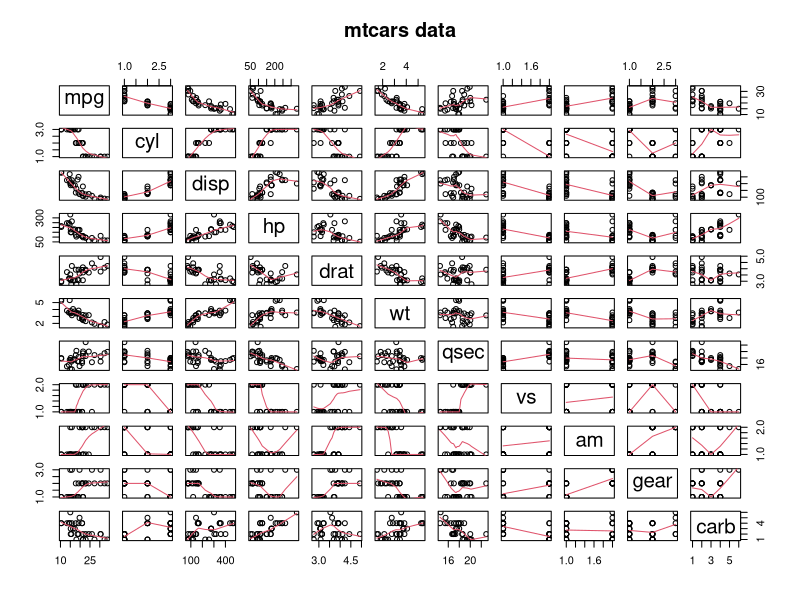

R code for this plot:
## ---- chunk 1
data(mtcars)
##str(mtcars)
mtcars$cyl <- factor(mtcars$cyl)
mtcars$vs <- factor(mtcars$vs)
mtcars$gear <- factor(mtcars$gear)
mtcars$carb <- factor(mtcars$carb)
mtcars$am <- factor(mtcars$am,labels=c('Automatic','Manual'))
## ---- chunk 2
lmfit<-lm(mpg~.,data=mtcars)
## ---- chunk 3

##lmfit2 <- step(lmfit, direction = "backward")

## ---- chunk 4
require(stats)
require(graphics)
pairs(mtcars,panel=panel.smooth,main="mtcars data")
## ---- chunk 5
t.test(mpg ~ am, data = mtcars)
